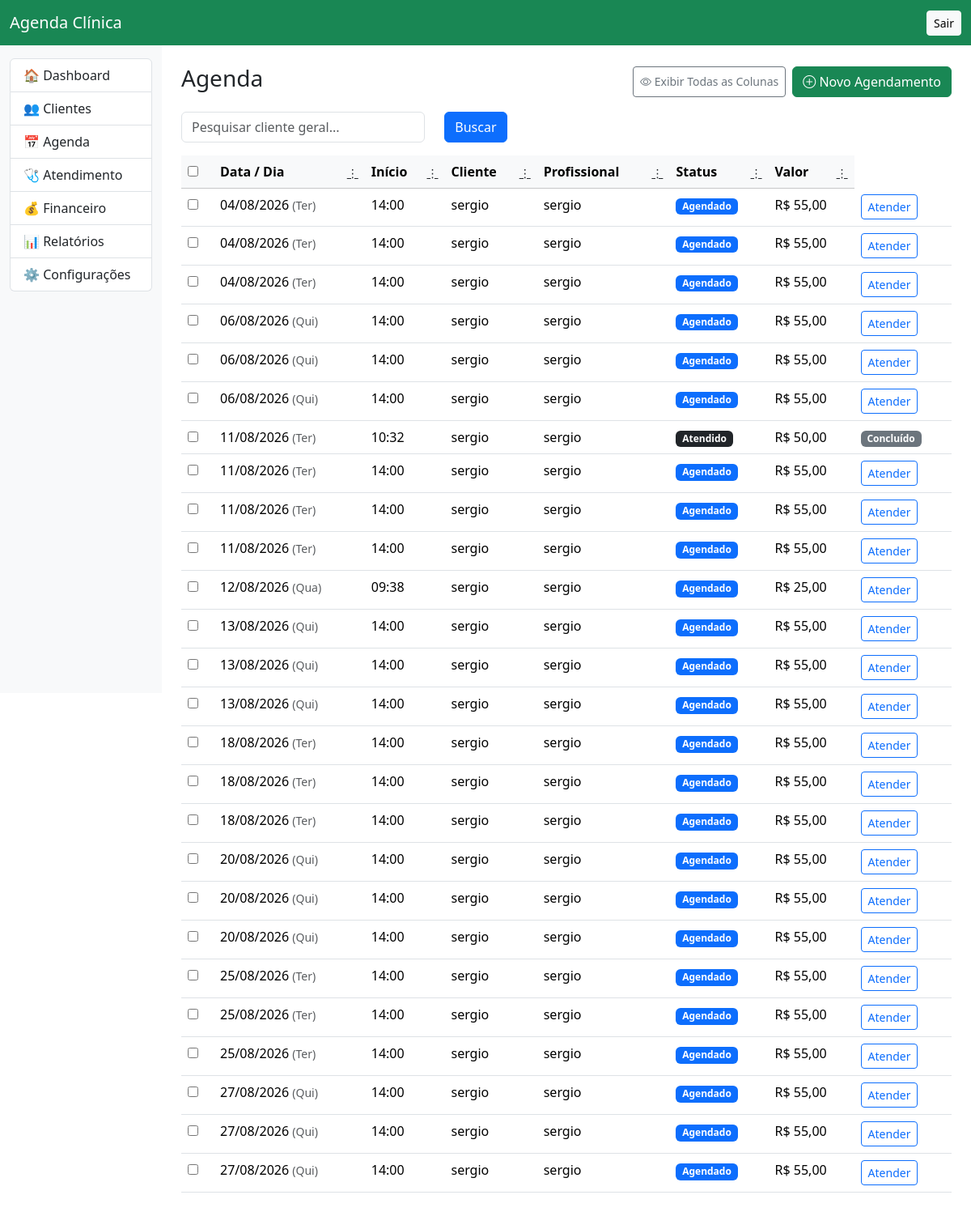
Before: /agenda/ (signed in) with the older database file.
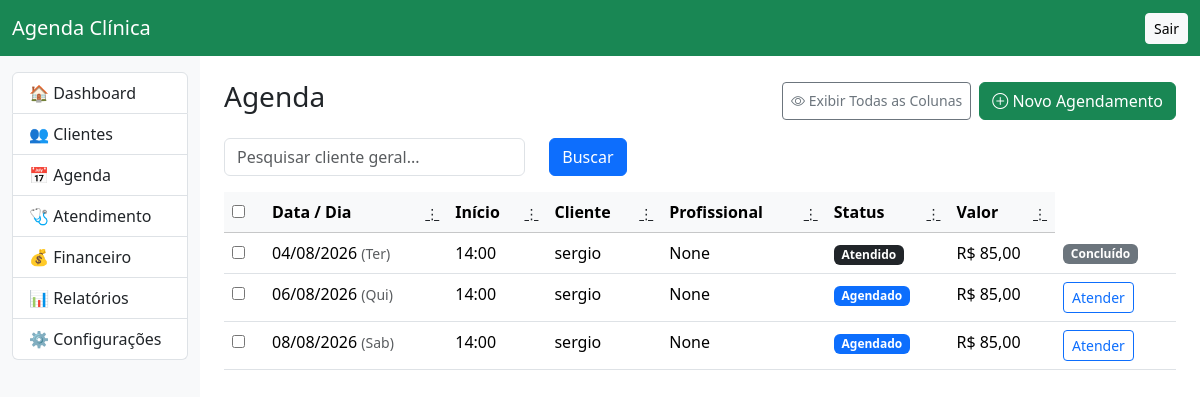
After: the same page with the newer database file.
### agenda/models.py (models this page shows, shortened)
class Agendamento(models.Model):
    STATUS = [
        ("AGENDADO", "Agendado"),
        ("CONFIRMADO", "Confirmado"),
        ("ATENDIMENTO", "Em Atendimento"),
        ("ATENDIDO", "Atendido"),
        ("CANCELADO", "Cancelado"),
        ("FALTOU", "Faltou"),
        ("REMARCADO", "Remarcado"),
    ]
    cliente = models.ForeignKey(
        Cliente,
        on_delete=models.CASCADE,
        related_name="agendamentos"
    )
    profissional = models.ForeignKey(
        Usuario,
        on_delete=models.SET_NULL,
        null=True,
        blank=True
    )
    data = models.DateField()
    hora_inicio = models.TimeField()
    hora_fim = models.TimeField()
    valor = models.DecimalField(
        max_digits=10,
        decimal_places=2,
        default=0
    )
    observacoes = models.TextField(blank=True)
    status = models.CharField(
        max_length=20,
        choices=STATUS,
        default="AGENDADO"
    )
    criado_em = models.DateTimeField(auto_now_add=True)
    atualizado_em = models.DateTimeField(auto_now=True)
    class Meta:
        ordering = ["data", "hora_inicio"]

### clientes/models.py (models this page shows, shortened)
class Cliente(models.Model):
    STATUS = (
        ("ATIVO", "Ativo"),
        ("INATIVO", "Inativo"),
    )
    SEXO = (
        ("M", "Masculino"),
        ("F", "Feminino"),
        ("O", "Outro"),
    )
    nome = models.CharField("Nome", max_length=150)
    cpf = models.CharField(
        "CPF",
        max_length=14,
        blank=True,
        null=True
    )
    nascimento = models.DateField(
        "Nascimento",
        blank=True,
        null=True
    )
    sexo = models.CharField(
        "Sexo",
        max_length=1,
        choices=SEXO,
        blank=True
    )
    telefone = models.CharField(
        "Telefone",
        max_length=20,
        blank=True
    )
    whatsapp = models.CharField(
        "WhatsApp",
        max_length=20,
        blank=True
    )
    email = models.EmailField(
        "E-mail",
        blank=True
    )
    cep = models.CharField(
        max_length=9,
        blank=True
    )
    endereco = models.CharField(
        max_length=200,
        blank=True
    )
    numero = models.CharField(
        max_length=10,
        blank=True
    )
    bairro = models.CharField(
        max_length=100,
        blank=True
    )
    cidade = models.CharField(
        max_length=100,
        blank=True
    )
    uf = models.CharField(
        max_length=2,
        blank=True
    )
    profissional = models.ForeignKey(
        "usuarios.Usuario",
        on_delete=models.SET_NULL,
        null=True,
        blank=True,
        verbose_name="Suelen Garcia de Almeida",
    )
    valor_sessao = models.DecimalField(
        max_digits=10,
        decimal_places=2,
        default=0
    )
    dias_vencimento = models.PositiveIntegerField(
        default=5,
        help_text="Quantidade de dias após o agendamento para o vencimento da fatura"
    )
    total_sessoes = models.PositiveIntegerField(
        default=10
    )
    sessoes_realizadas = models.IntegerField(
    default=0
)
    status = models.CharField(
        max_length=10,
        choices=STATUS,
        default="ATIVO"
    )
    observacoes = models.TextField(
        blank=True
    )
    criado_em = models.DateTimeField(
        auto_now_add=True
    )
    atualizado_em = models.DateTimeField(
        auto_now=True
    )
    class Meta:
        ordering = ["nome"]
        verbose_name = "Cliente"
        verbose_name_plural = "Clientes"

### usuarios/models.py (models this page shows)
class Usuario(AbstractUser):
    PERFIS = [
        ("SUPER", "Super Administrador"),
        ("ADMIN", "Administrador"),
        ("PROF", "Profissional"),
        ("RECEP", "Recepção"),
    ]
    perfil = models.CharField(
        max_length=10,
        choices=PERFIS,
        default="PROF"
    )
    telefone = models.CharField(
        max_length=20,
        blank=True
    )
    ativo = models.BooleanField(default=True)
    def __str__(self):
        return self.get_full_name() or self.username
    from django.db import models

### agenda/views.py (the view)
# urls.py: path("", views.lista, name="agenda"),
@login_required
def lista(request):
    pesquisa = request.GET.get("q", "")
    agendamentos = Agendamento.objects.select_related(
        "cliente",
        "profissional"
    )
    if pesquisa:
        agendamentos = agendamentos.filter(
            Q(cliente__nome__icontains=pesquisa)
        )
    return render(
        request,
        "agenda/lista.html",
        {
            "agendamentos": agendamentos,
            "pesquisa": pesquisa,
        },
    )

### agenda/templates/agenda/lista.html (shortened to what the changed rows need)
{% extends "base.html" %}
{% block content %}
<form id="formTabelaAgenda" method="post" action="{% url 'agenda_excluir_massa' %}">
    <table class="table table-hover mb-0" id="tabelaAgenda">
        <thead class="table-light">
            <tr>
                <th style="width: 40px;">
                    <input type="checkbox" id="selectAll">
                </th>
                <th class="col-data">
                    <div class="d-flex justify-content-between align-items-center">
                        <span>Data / Dia</span>
                        <div class="dropdown">
                            <button class="btn btn-sm btn-link text-dark p-0 border-0" type="button" data-bs-toggle="dropdown" aria-expanded="false">
                            </button>
                        </div>
                    </div>
                </th>
                <th class="col-inicio">
                    <div class="d-flex justify-content-between align-items-center">
                        <span>Início</span>
                        <div class="dropdown">
                            <button class="btn btn-sm btn-link text-dark p-0 border-0" type="button" data-bs-toggle="dropdown" aria-expanded="false">
                            </button>
                        </div>
                    </div>
                </th>
                <th class="col-cliente">
                    <div class="d-flex justify-content-between align-items-center">
                        <span>Cliente</span>
                        <div class="dropdown">
                            <button class="btn btn-sm btn-link text-dark p-0 border-0" type="button" data-bs-toggle="dropdown" aria-expanded="false">
                            </button>
                        </div>
                    </div>
                </th>
                <th class="col-profissional">
                    <div class="d-flex justify-content-between align-items-center">
                        <span>Profissional</span>
                        <div class="dropdown">
                            <button class="btn btn-sm btn-link text-dark p-0 border-0" type="button" data-bs-toggle="dropdown" aria-expanded="false">
                            </button>
                        </div>
                    </div>
                </th>
                <th class="col-status">
                    <div class="d-flex justify-content-between align-items-center">
                        <span>Status</span>
                        <div class="dropdown">
                            <button class="btn btn-sm btn-link text-dark p-0 border-0" type="button" data-bs-toggle="dropdown" aria-expanded="false">
                            </button>
                        </div>
                    </div>
                </th>
                <th class="col-valor">
                    <div class="d-flex justify-content-between align-items-center">
                        <span>Valor</span>
                        <div class="dropdown">
                            <button class="btn btn-sm btn-link text-dark p-0 border-0" type="button" data-bs-toggle="dropdown" aria-expanded="false">
                            </button>
                        </div>
                    </div>
                </th>
            </tr>
        </thead>
        <tbody>
            {% for a in agendamentos %}
            <tr>
                <td>
                    <input type="checkbox" name="ids" class="row-check" value="{{ a.id }}" data-valor="{{ a.valor|stringformat:'.2f' }}">
                </td>
                <td class="col-data">
                    {{ a.data|date:"d/m/Y" }}
                    <small class="text-muted">({{ a.data|date:"D" }})</small>
                </td>
                <td class="col-inicio">{{ a.hora_inicio }}</td>
                <td class="col-cliente">{{ a.cliente.nome }}</td>
                <td class="col-profissional">{{ a.profissional }}</td>
                <td class="col-status">
                    {% if a.status == "AGENDADO" %}
                        <span class="badge bg-primary">Agendado</span>
                    {% elif a.status == "CONFIRMADO" %}
                        <span class="badge bg-success">Confirmado</span>
                    {% elif a.status == "ATENDIDO" %}
                        <span class="badge bg-dark">Atendido</span>
                    {% else %}
                        <span class="badge bg-secondary">{{ a.get_status_display|default:a.status }}</span>
                    {% endif %}
                </td>
                <td class="col-valor">R$ {{ a.valor|floatformat:2 }}</td>
                            <td>
                    {% if a.id %}
                        {% if a.status != "ATENDIDO" %}
                            <a href="{% url 'atendimento_novo_agendamento' a.id %}" class="btn btn-sm btn-outline-primary" title="Iniciar Atendimento">
                                 Atender
                            </a>
                        {% else %}
                            <span class="badge bg-secondary">Concluído</span>
                        {% endif %}
                    {% endif %}
                </td>
            </tr>
            {% empty %}
            <tr>
                <td colspan="7" class="text-center text-muted py-4">
                    Nenhum agendamento encontrado.
                </td>
            </tr>
            {% endfor %}
        </tbody>
    </table>
</form>
{% endblock %}

Changed rows visible on the page:
removed Agendamento: data "04/08/2026", data "Ter", hora_inicio "14:00", cliente.nome "sergio", profissional "sergio", status "Agendado", valor "55,00"
removed Agendamento: data "04/08/2026", data "Ter", hora_inicio "14:00", cliente.nome "sergio", profissional "sergio", status "Agendado", valor "55,00"
removed Agendamento: data "04/08/2026", data "Ter", hora_inicio "14:00", cliente.nome "sergio", profissional "sergio", status "Agendado", valor "55,00"
removed Agendamento: data "06/08/2026", data "Qui", hora_inicio "14:00", cliente.nome "sergio", profissional "sergio", status "Agendado", valor "55,00"
removed Agendamento: data "06/08/2026", data "Qui", hora_inicio "14:00", cliente.nome "sergio", profissional "sergio", status "Agendado", valor "55,00"
removed Agendamento: data "06/08/2026", data "Qui", hora_inicio "14:00", cliente.nome "sergio", profissional "sergio", status "Agendado", valor "55,00"
removed Agendamento: data "11/08/2026", data "Ter", hora_inicio "10:32", cliente.nome "sergio", profissional "sergio", status "Atendido", valor "50,00"
removed Agendamento: data "11/08/2026", data "Ter", hora_inicio "14:00", cliente.nome "sergio", profissional "sergio", status "Agendado", valor "55,00"
removed Agendamento: data "11/08/2026", data "Ter", hora_inicio "14:00", cliente.nome "sergio", profissional "sergio", status "Agendado", valor "55,00"
removed Agendamento: data "11/08/2026", data "Ter", hora_inicio "14:00", cliente.nome "sergio", profissional "sergio", status "Agendado", valor "55,00"
removed Agendamento: data "12/08/2026", data "Qua", hora_inicio "09:38", cliente.nome "sergio", profissional "sergio", status "Agendado", valor "25,00"
removed Agendamento: data "13/08/2026", data "Qui", hora_inicio "14:00", cliente.nome "sergio", profissional "sergio", status "Agendado", valor "55,00"
removed Agendamento: data "13/08/2026", data "Qui", hora_inicio "14:00", cliente.nome "sergio", profissional "sergio", status "Agendado", valor "55,00"
removed Agendamento: data "13/08/2026", data "Qui", hora_inicio "14:00", cliente.nome "sergio", profissional "sergio", status "Agendado", valor "55,00"
removed Agendamento: data "18/08/2026", data "Ter", hora_inicio "14:00", cliente.nome "sergio", profissional "sergio", status "Agendado", valor "55,00"
removed Agendamento: data "18/08/2026", data "Ter", hora_inicio "14:00", cliente.nome "sergio", profissional "sergio", status "Agendado", valor "55,00"
removed Agendamento: data "18/08/2026", data "Ter", hora_inicio "14:00", cliente.nome "sergio", profissional "sergio", status "Agendado", valor "55,00"
removed Agendamento: data "20/08/2026", data "Qui", hora_inicio "14:00", cliente.nome "sergio", profissional "sergio", status "Agendado", valor "55,00"
removed Agendamento: data "20/08/2026", data "Qui", hora_inicio "14:00", cliente.nome "sergio", profissional "sergio", status "Agendado", valor "55,00"
removed Agendamento: data "20/08/2026", data "Qui", hora_inicio "14:00", cliente.nome "sergio", profissional "sergio", status "Agendado", valor "55,00"
removed Agendamento: data "25/08/2026", data "Ter", hora_inicio "14:00", cliente.nome "sergio", profissional "sergio", status "Agendado", valor "55,00"
removed Agendamento: data "25/08/2026", data "Ter", hora_inicio "14:00", cliente.nome "sergio", profissional "sergio", status "Agendado", valor "55,00"
removed Agendamento: data "25/08/2026", data "Ter", hora_inicio "14:00", cliente.nome "sergio", profissional "sergio", status "Agendado", valor "55,00"
removed Agendamento: data "27/08/2026", data "Qui", hora_inicio "14:00", cliente.nome "sergio", profissional "sergio", status "Agendado", valor "55,00"
removed Agendamento: data "27/08/2026", data "Qui", hora_inicio "14:00", cliente.nome "sergio", profissional "sergio", status "Agendado", valor "55,00"
removed Agendamento: data "27/08/2026", data "Qui", hora_inicio "14:00", cliente.nome "sergio", profissional "sergio", status "Agendado", valor "55,00"
added Agendamento: data "04/08/2026", data "Ter", hora_inicio "14:00", cliente.nome "sergio", profissional "None", status "Atendido", valor "85,00"
added Agendamento: data "06/08/2026", data "Qui", hora_inicio "14:00", cliente.nome "sergio", profissional "None", status "Agendado", valor "85,00"
added Agendamento: data "08/08/2026", data "Sab", hora_inicio "14:00", cliente.nome "sergio", profissional "None", status "Agendado", valor "85,00"
